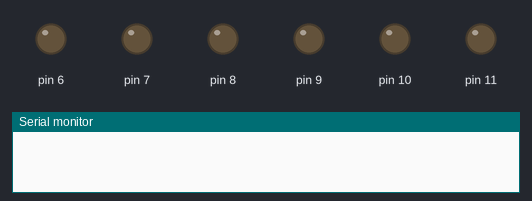
Bench run of a sketch on a simulated Arduino Uno, built with avr-gcc and run on an emulated ATmega328P. Parts: output pins drawn as LEDs (lit = HIGH), the last lines printed to the serial monitor.

Above: at 0.2 s.
At 2.5 s:
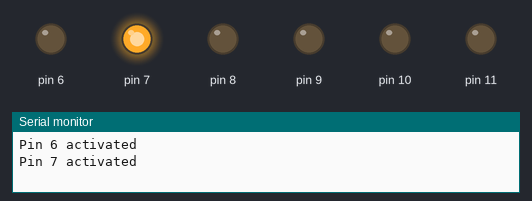
At 4.0 s:
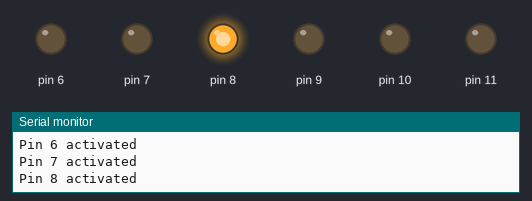
At 5.5 s:
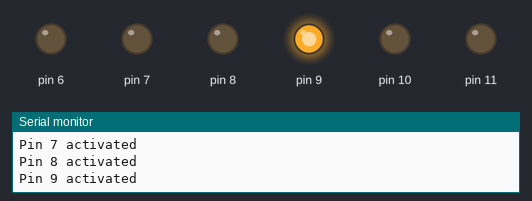
At 7.0 s:
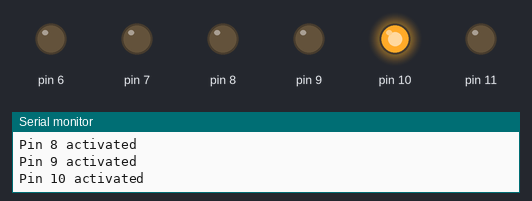
At 10.0 s:
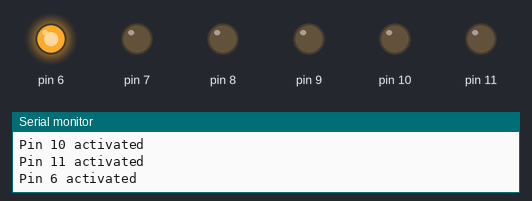
Timing chart, 0 to 11.7 s (numbered marks = the images above):
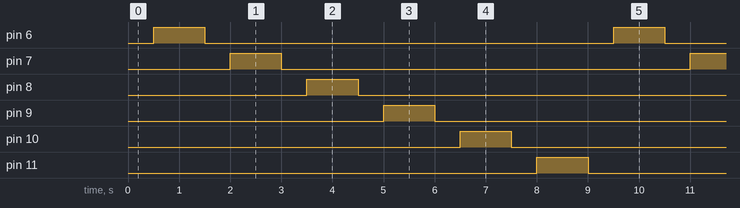

Measured:
- by itself, pin 6–11: alternates HIGH for 1.0 s and LOW for 8.0 s
- by itself, everything shown: repeats every 9.0 s, in 12 steps

The sketch:

RelayTest.ino
```cpp
void setup() {
  // Set pins 6 to 11 as OUTPUT
  for (int pin = 6; pin <= 11; ++pin) {
    pinMode(pin, OUTPUT);
  }
  Serial.begin(9600);  // Initialize serial communication
}

void loop() {
  for (int pin = 6; pin <= 11; ++pin) {
    delay(500);
    digitalWrite(pin, HIGH);
    Serial.println("Pin " + String(pin) + " activated");
    delay(1000);  // Wait for 1 second
    digitalWrite(pin, LOW);
  }
}
```
